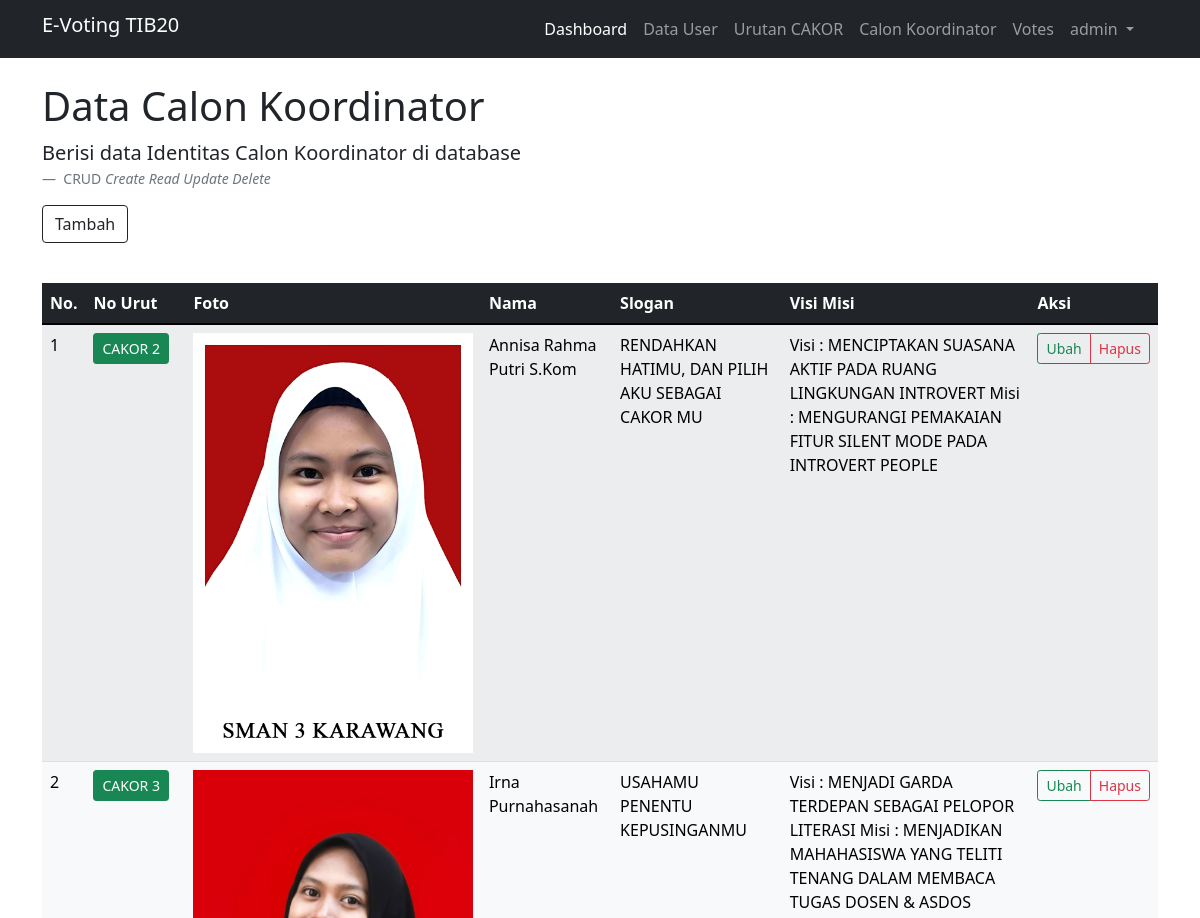
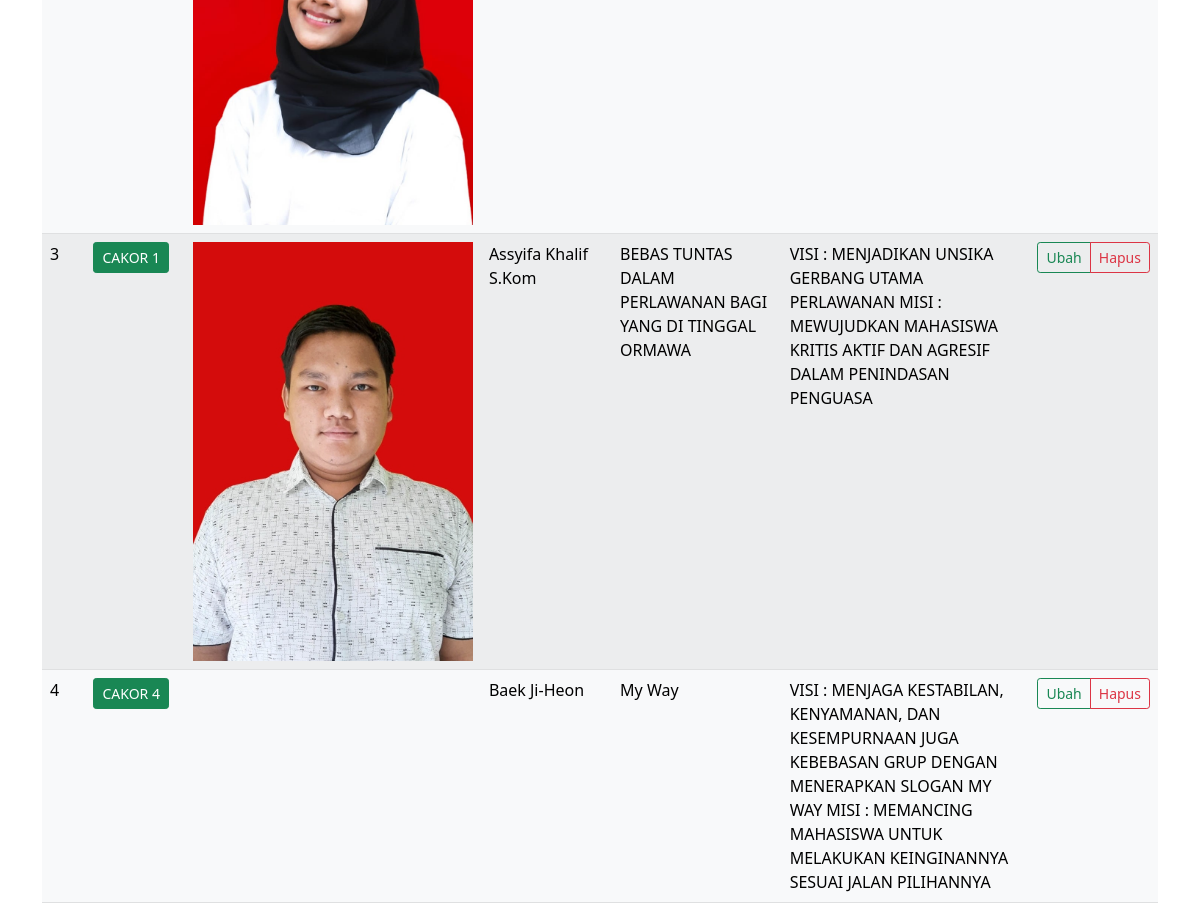
The page /EvotingKel7/back/index.php?page=identitas (signed in) on the database its author committed (2 pictures, top to bottom).
### tables this page shows
CREATE TABLE `identitas` (
  `id_idt` int(12) NOT NULL,
  `id_ckr` int(12) NOT NULL,
  `nama` varchar(50) NOT NULL,
  `slogan` varchar(100) NOT NULL,
  `foto` varchar(255) NOT NULL,
  `vm` text NOT NULL
);

CREATE TABLE `cakor` (
  `id_ckr` int(12) NOT NULL,
  `nu_ckr` varchar(50) NOT NULL
);

### EvotingKel7/back/identitas/index.php (the view, shortened to what this page needs)
<?php
        if($_SESSION['jns_usr'] == "admin"){
        ?>
<div class="row">
    <div class="col-md-12">
        <div class="d-flex justify-content-between">
            <figure>
                <h1>Data Calon Koordinator</h1>
                <blockquote class="blockquote">
                    <p> Berisi data Identitas Calon Koordinator di database</p>
                </blockquote>
                <figcaption class="blockquote-footer">
                    CRUD <cite title="Source Title">Create Read Update Delete</cite>
                </figcaption>
                <a href="index.php?page=identitas_create" class="btn btn btn-outline-dark">Tambah</a>
            </figure>
        </div>
        <br>
        <div class="table-responsive-xxl">
            <table class="table table-light table-striped">
                <thead>
                    <tr class="table-dark">
                        <th>No.</th>
                        <th width="100">No Urut</th>
                        <th>Foto</th>
                        <th>Nama</th>
                        <th>Slogan</th>
                        <th>Visi Misi</th>
                        <th>Aksi</th>
                    </tr>
                </thead>
                <tbody>
                    <?php
                        $query = mysqli_query($koneksi, "SELECT * FROM identitas JOIN cakor ON identitas.id_ckr = cakor.id_ckr");
                        $no = 1;
                        if (mysqli_num_rows($query) > 0) {
                            foreach ($query as $data){
                    ?>
                    <tr>
                        <td><?= $no++ ?></td>
                        <td>
                            <a class="btn btn-sm btn-success""><?= $data['nu_ckr'] ?></a>
                        </td>
                        <td>
                            <a href=" ./assets/img/<?=$data['foto']?>">
                                <img src="./assets/img/<?=$data['foto']?>" class="img-fluid" width="100%" alt="">
                            </a>
                        </td>
                        <td><?=$data['nama'] ?></td>
                        <td><?=$data['slogan'] ?></td>
                        <td><?=$data['vm'] ?></td>
                        <td>
                            <div class="btn-group ">
                                <a href="index.php?page=identitas_edit&id=<?= $data['id_ckr'] ?>"
                                    class="btn btn-sm btn-outline-success">Ubah</a>
                                <a href="index.php?page=identitas_delete&id=<?= $data['id_ckr'] ?>"
                                    class="btn btn-sm btn btn-outline-danger"
                                    onclick="return confirm('Apakah anda yakin ingin menghapus data ini ?')">Hapus</a>
                            </div>
                        </td>
                    </tr>
                    <?php
                            }
                        }
                    ?>
                </tbody>
            </table>
        </div>
    </div>
</div>
<?php
} else if($_SESSION['jns_usr'] == "mhs") {
?> <script>
window.location.href = 'index.php';
</script>
<?php
      }
       ?>

### rows shown on the page
identitas: id_ckr.nu_ckr "CAKOR 2", foto (picture), nama "Annisa Rahma Putri S.Kom", slogan "RENDAHKAN HATIMU, DAN PILIH AKU SEBAGAI CAKOR MU", vm "Visi : MENCIPTAKAN SUASANA AKTIF PADA RUANG LINGKUNGAN INTROVERT Misi : MENGURANGI PEMAKAIAN FITUR SILENT MODE PADA INTROVERT PEOPLE"
identitas: id_ckr.nu_ckr "CAKOR 3", foto (picture), nama "Irna Purnahasanah", slogan "USAHAMU PENENTU KEPUSINGANMU", vm "Visi : MENJADI GARDA TERDEPAN SEBAGAI PELOPOR LITERASI Misi : MENJADIKAN MAHAHASISWA YANG TELITI TENANG DALAM MEMBACA TUGAS DOSEN & ASDOS"
identitas: id_ckr.nu_ckr "CAKOR 1", foto (picture), nama "Assyifa Khalif S.Kom", slogan "BEBAS TUNTAS DALAM PERLAWANAN BAGI YANG DI TINGGAL ORMAWA", vm "VISI : MENJADIKAN UNSIKA GERBANG UTAMA PERLAWANAN MISI : MEWUJUDKAN MAHASISWA KRITIS AKTIF DAN AGRESIF DALAM PENINDASAN PENGUASA"
identitas: id_ckr.nu_ckr "CAKOR 4", nama "Baek Ji-Heon", slogan "My Way", vm "VISI : MENJAGA KESTABILAN, KENYAMANAN, DAN KESEMPURNAAN JUGA KEBEBASAN GRUP DENGAN MENERAPKAN SLOGAN MY WAY MISI : MEMANCING MAHASISWA UNTUK MELAKUKAN KEINGINANNYA SESUAI JALAN PILIHANNYA"

### other values the page prints
$_SESSION['nm_usr'] "admin"
